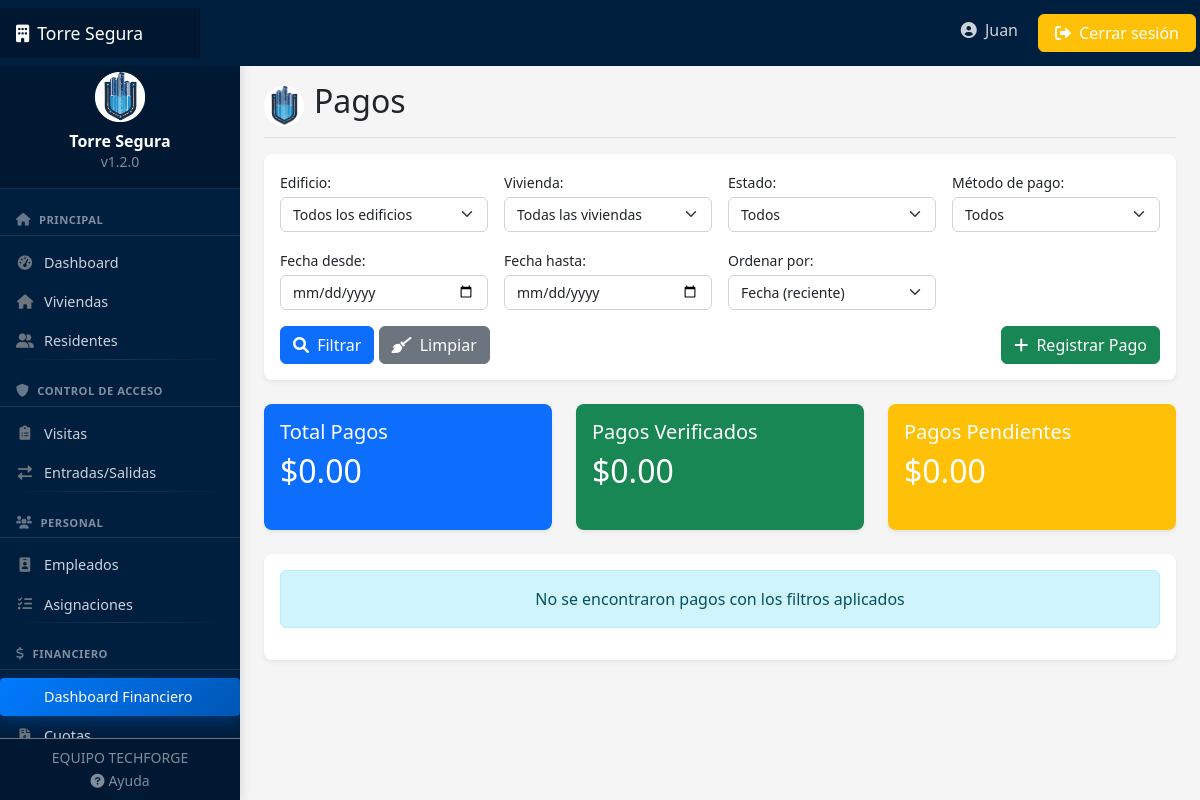
The app's page /financiero/pagos/ (signed in), older data.
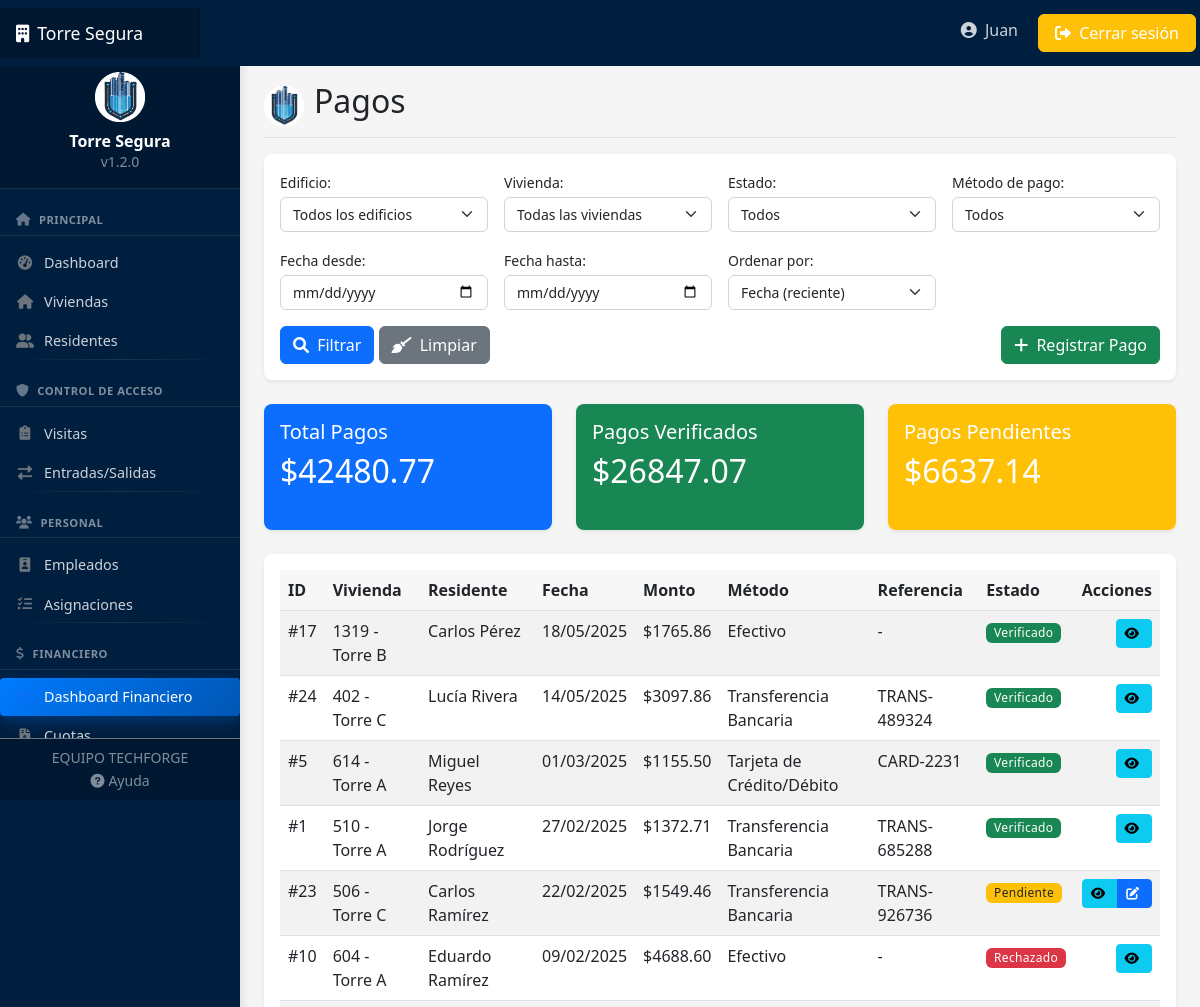
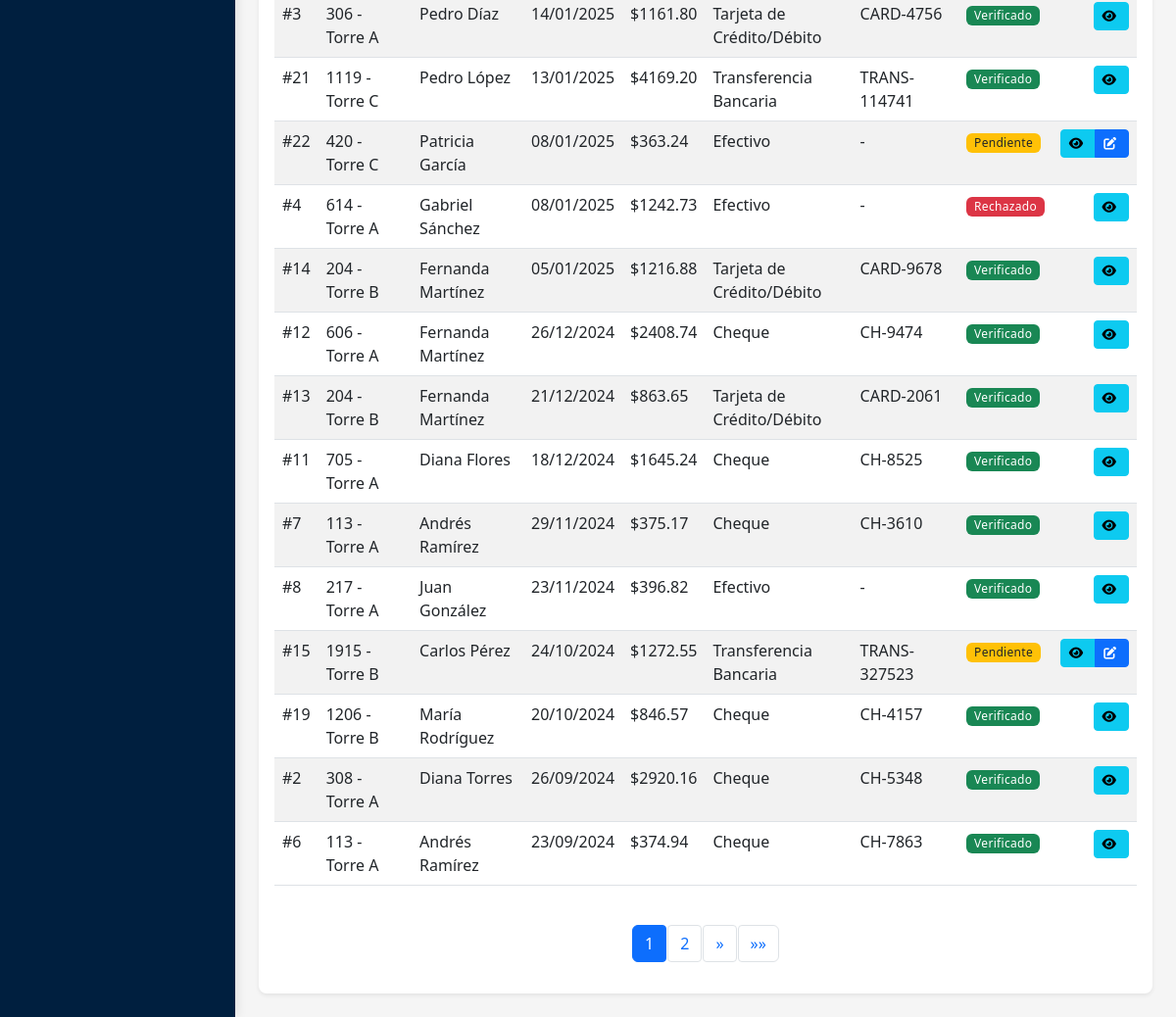
The same page, newer data (2 pictures, top to bottom).
### financiero/models.py (models this page shows, shortened)
class Pago(models.Model):
    METODO_PAGO_CHOICES = [
        ('EFECTIVO', 'Efectivo'),
        ('TRANSFERENCIA', 'Transferencia Bancaria'),
        ('CHEQUE', 'Cheque'),
        ('TARJETA', 'Tarjeta de Crédito/Débito'),
        ('OTRO', 'Otro'),
    ]
    ESTADO_CHOICES = [
        ('PENDIENTE', 'Pendiente de verificación'),
        ('VERIFICADO', 'Verificado'),
        ('RECHAZADO', 'Rechazado'),
    ]
    vivienda = models.ForeignKey(Vivienda, on_delete=models.CASCADE, related_name='pagos')
    residente = models.ForeignKey(Residente, on_delete=models.SET_NULL, null=True, blank=True, related_name='pagos')
    monto = models.DecimalField(max_digits=10, decimal_places=2, validators=[MinValueValidator(0.01)])
    fecha_pago = models.DateField(default=timezone.now)
    metodo_pago = models.CharField(max_length=15, choices=METODO_PAGO_CHOICES)
    referencia = models.CharField(max_length=100, blank=True, help_text="Número de referencia, cheque o transacción")
    estado = models.CharField(max_length=15, choices=ESTADO_CHOICES, default='PENDIENTE')
    comprobante = models.FileField(upload_to='pagos/comprobantes/', null=True, blank=True)
    notas = models.TextField(blank=True)
    registrado_por = models.ForeignKey(Usuario, on_delete=models.SET_NULL, null=True, related_name='pagos_registrados')
    verificado_por = models.ForeignKey(Usuario, on_delete=models.SET_NULL, null=True, blank=True, related_name='pagos_verificados')
    fecha_verificacion = models.DateTimeField(null=True, blank=True)
    cuotas = models.ManyToManyField(Cuota, through='PagoCuota', related_name='pagos')
    class Meta:
        verbose_name = "Pago"
        verbose_name_plural = "Pagos"
        ordering = ['-fecha_pago', '-id']
        indexes = [
            models.Index(fields=['vivienda', 'estado']),
            models.Index(fields=['fecha_pago']),
        ]

### viviendas/models.py (models this page shows, shortened)
class Vivienda(models.Model):
    ESTADOS = [
        ('OCUPADO', 'Ocupado'),
        ('DESOCUPADO', 'Desocupado'),
        ('MANTENIMIENTO', 'En mantenimiento'),
        ('BAJA', 'Dado de baja'),
    ]
    edificio = models.ForeignKey(Edificio, on_delete=models.CASCADE, related_name='viviendas')
    numero = models.CharField(max_length=10)
    piso = models.PositiveIntegerField()
    metros_cuadrados = models.DecimalField(max_digits=6, decimal_places=2)
    habitaciones = models.PositiveIntegerField(default=1)
    baños = models.PositiveIntegerField(default=1)
    estado = models.CharField(max_length=15, choices=ESTADOS, default='DESOCUPADO')
    activo = models.BooleanField(default=True, help_text="Indica si la vivienda está activa o ha sido dada de baja")
    fecha_baja = models.DateField(null=True, blank=True, help_text="Fecha en la que se dio de baja la vivienda")
    motivo_baja = models.TextField(blank=True, null=True, help_text="Motivo por el cual se dio de baja la vivienda")

class Edificio(models.Model):
    nombre = models.CharField(max_length=100)
    direccion = models.TextField()
    pisos = models.PositiveIntegerField()
    fecha_construccion = models.DateField(blank=True, null=True)

class Residente(models.Model):
    usuario = models.OneToOneField(Usuario, on_delete=models.CASCADE, related_name='residente')
    vivienda = models.ForeignKey(Vivienda, on_delete=models.SET_NULL, null=True, related_name='residentes')
    fecha_ingreso = models.DateField(auto_now_add=True)
    vehiculos = models.PositiveIntegerField(default=0)
    activo = models.BooleanField(default=True,
        help_text="Indica si el residente actualmente vive o está relacionado con la vivienda")
    es_propietario = models.BooleanField(default=False)

### usuarios/models.py (models this page shows, shortened)
class Usuario(AbstractUser):
    TIPOS_DOCUMENTO = [
        ('DNI', 'DNI'),
        ('PASAPORTE', 'Pasaporte'),
        ('CEDULA', 'Cédula'),
    ]
    rol = models.ForeignKey(Rol, on_delete=models.SET_NULL, null=True, related_name='usuarios')
    telefono = models.CharField(max_length=15, blank=True)
    tipo_documento = models.CharField(max_length=10, choices=TIPOS_DOCUMENTO, default='DNI')
    numero_documento = models.CharField(max_length=20, blank=True)
    foto = models.ImageField(upload_to='usuarios/', blank=True, null=True)

### financiero/views.py (the view)
# urls.py: path('pagos/', views.PagoListView.as_view(), name='pago-list'),
class PagoListView(LoginRequiredMixin, ListView):
    model = Pago
    template_name = 'financiero/pago_list.html'
    context_object_name = 'pagos'
    paginate_by = 20
    def get_queryset(self):
        queryset = super().get_queryset()
        vivienda_id = self.request.GET.get('vivienda')
        edificio_id = self.request.GET.get('edificio')
        if vivienda_id:
            queryset = queryset.filter(vivienda_id=vivienda_id)
        elif edificio_id:
            queryset = queryset.filter(vivienda__edificio_id=edificio_id)
        estado = self.request.GET.get('estado')
        if estado:
            queryset = queryset.filter(estado=estado)
        metodo = self.request.GET.get('metodo')
        if metodo:
            queryset = queryset.filter(metodo_pago=metodo)
        fecha_desde = self.request.GET.get('fecha_desde')
        fecha_hasta = self.request.GET.get('fecha_hasta')
        if fecha_desde:
            queryset = queryset.filter(fecha_pago__gte=fecha_desde)
        if fecha_hasta:
            queryset = queryset.filter(fecha_pago__lte=fecha_hasta)
        orden = self.request.GET.get('orden', '-fecha_pago')
        queryset = queryset.order_by(orden)
        return queryset
    def get_context_data(self, **kwargs):
        context = super().get_context_data(**kwargs)
        context['edificios'] = Edificio.objects.all()
        context['viviendas'] = Vivienda.objects.filter(activo=True)
        context['estados_pago'] = Pago.ESTADO_CHOICES
        context['metodos_pago'] = Pago.METODO_PAGO_CHOICES
        context['edificio_id'] = self.request.GET.get('edificio', '')
        context['vivienda_id'] = self.request.GET.get('vivienda', '')
        context['estado'] = self.request.GET.get('estado', '')
        context['metodo'] = self.request.GET.get('metodo', '')
        context['fecha_desde'] = self.request.GET.get('fecha_desde', '')
        context['fecha_hasta'] = self.request.GET.get('fecha_hasta', '')
        context['orden'] = self.request.GET.get('orden', '-fecha_pago')
        pagos = self.object_list
        context['total_pagos'] = pagos.aggregate(
            total=Coalesce(Sum('monto', output_field=DecimalField()), Decimal('0'))
        )['total']
        context['total_verificados'] = pagos.filter(estado='VERIFICADO').aggregate(
            total=Coalesce(Sum('monto', output_field=DecimalField()), Decimal('0'))
        )['total']
        context['total_pendientes'] = pagos.filter(estado='PENDIENTE').aggregate(
            total=Coalesce(Sum('monto', output_field=DecimalField()), Decimal('0'))
        )['total']
        return context

### templates/financiero/pago_list.html (shortened to what the changed rows need)
{% extends 'base.html' %}
{% load static %}
{% block header %}Pagos{% endblock %}
{% block content %}
<div class="row mb-4">
    <div class="col-md-4">
        <div class="card text-white bg-primary h-100">
            <div class="card-body">
                <h5 class="card-title">Total Pagos</h5>
                <h2 class="card-text">${{ total_pagos|floatformat:2 }}</h2>
            </div>
        </div>
    </div>
    <div class="col-md-4">
        <div class="card text-white bg-success h-100">
            <div class="card-body">
                <h5 class="card-title">Pagos Verificados</h5>
                <h2 class="card-text">${{ total_verificados|floatformat:2 }}</h2>
            </div>
        </div>
    </div>
    <div class="col-md-4">
        <div class="card text-white bg-warning h-100">
            <div class="card-body">
                <h5 class="card-title">Pagos Pendientes</h5>
                <h2 class="card-text">${{ total_pendientes|floatformat:2 }}</h2>
            </div>
        </div>
    </div>
</div>
<div class="card">
    <div class="card-body">
        {% if pagos %}
        <div class="table-responsive">
            <table class="table table-striped table-hover">
                <thead>
                    <tr>
                        <th>ID</th>
                        <th>Vivienda</th>
                        <th>Residente</th>
                        <th>Fecha</th>
                        <th>Monto</th>
                        <th>Método</th>
                        <th>Referencia</th>
                        <th>Estado</th>
                        <th class="text-end">Acciones</th>
                    </tr>
                </thead>
                <tbody>
                    {% for pago in pagos %}
                    <tr>
                        <td>#{{ pago.id }}</td>
                        <td>{{ pago.vivienda.numero }} - {{ pago.vivienda.edificio.nombre }}</td>
                        <td>
                            {% if pago.residente %}
                            {{ pago.residente.usuario.first_name }} {{ pago.residente.usuario.last_name }}
                            {% else %}
                            Sin residente
                            {% endif %}
                        </td>
                        <td>{{ pago.fecha_pago|date:"d/m/Y" }}</td>
                        <td>${{ pago.monto|floatformat:2 }}</td>
                        <td>{{ pago.get_metodo_pago_display }}</td>
                        <td>{{ pago.referencia|default:"-" }}</td>
                        <td>
                            {% if pago.estado == 'VERIFICADO' %}
                            <span class="badge bg-success">Verificado</span>
                            {% elif pago.estado == 'PENDIENTE' %}
                            <span class="badge bg-warning text-dark">Pendiente</span>
                            {% else %}
                            <span class="badge bg-danger">Rechazado</span>
                            {% endif %}
                        </td>
                        <td class="text-end">
                            <div class="btn-group">
                                <a href="{% url 'pago-detail' pago.id %}" class="btn btn-sm btn-info" title="Ver detalle">
                                    <i class="fas fa-eye"></i>
                                </a>
                                {% if pago.estado == 'PENDIENTE' %}
                                <a href="{% url 'pago-update' pago.id %}" class="btn btn-sm btn-primary" title="Editar">
                                    <i class="fas fa-edit"></i>
                                </a>
                                {% endif %}
                            </div>
                        </td>
                    </tr>
                    {% endfor %}
                </tbody>
            </table>
        </div>
        {% if is_paginated %}
        <nav aria-label="Page navigation" class="mt-4">
            <ul class="pagination justify-content-center">
                {% for num in paginator.page_range %}
                    {% if page_obj.number == num %}
                    <li class="page-item active"><a class="page-link" href="#">{{ num }}</a></li>
                    {% elif num > page_obj.number|add:'-3' and num < page_obj.number|add:'3' %}
                    <li class="page-item"><a class="page-link" href="?page={{ num }}{% for key, value in request.GET.items %}{% if key != 'page' %}&{{ key }}={{ value }}{% endif %}{% endfor %}">{{ num }}</a></li>
                    {% endif %}
                {% endfor %}
                {% if page_obj.has_next %}
                <li class="page-item">
                    <a class="page-link" href="?page={{ page_obj.next_page_number }}{% for key, value in request.GET.items %}{% if key != 'page' %}&{{ key }}={{ value }}{% endif %}{% endfor %}" aria-label="Siguiente">
                        <span aria-hidden="true">&raquo;</span>
                    </a>
                </li>
                <li class="page-item">
                    <a class="page-link" href="?page={{ page_obj.paginator.num_pages }}{% for key, value in request.GET.items %}{% if key != 'page' %}&{{ key }}={{ value }}{% endif %}{% endfor %}" aria-label="Última">
                        <span aria-hidden="true">&raquo;&raquo;</span>
                    </a>
                </li>
                {% endif %}
            </ul>
        </nav>
        {% endif %}
        {% else %}
        <div class="alert alert-info">
            <p class="mb-0 text-center">No se encontraron pagos con los filtros aplicados</p>
        </div>
        {% endif %}
    </div>
</div>
{% endblock %}

Row changes from the older to the newer data that the page shows:
added Pago: id "17", vivienda.numero "1319", vivienda.edificio.nombre "Torre B", residente.usuario.first_name "Carlos", residente.usuario.last_name "Pérez", fecha_pago "18/05/2025", monto "1765.86", metodo_pago "Efectivo", referencia "-", estado "Verificado"
added Pago: id "24", vivienda.numero "402", vivienda.edificio.nombre "Torre C", residente.usuario.first_name "Lucía", residente.usuario.last_name "Rivera", fecha_pago "14/05/2025", monto "3097.86", metodo_pago "Transferencia Bancaria", referencia "TRANS-489324", estado "Verificado"
added Pago: id "5", vivienda.numero "614", vivienda.edificio.nombre "Torre A", residente.usuario.first_name "Miguel", residente.usuario.last_name "Reyes", fecha_pago "01/03/2025", monto "1155.50", metodo_pago "Tarjeta de Crédito/Débito", referencia "CARD-2231", estado "Verificado"
added Pago: id "1", vivienda.numero "510", vivienda.edificio.nombre "Torre A", residente.usuario.first_name "Jorge", residente.usuario.last_name "Rodríguez", fecha_pago "27/02/2025", monto "1372.71", metodo_pago "Transferencia Bancaria", referencia "TRANS-685288", estado "Verificado"
added Pago: id "23", vivienda.numero "506", vivienda.edificio.nombre "Torre C", residente.usuario.first_name "Carlos", residente.usuario.last_name "Ramírez", fecha_pago "22/02/2025", monto "1549.46", metodo_pago "Transferencia Bancaria", referencia "TRANS-926736", estado "Pendiente"
added Pago: id "10", vivienda.numero "604", vivienda.edificio.nombre "Torre A", residente.usuario.first_name "Eduardo", residente.usuario.last_name "Ramírez", fecha_pago "09/02/2025", monto "4688.60", metodo_pago "Efectivo", referencia "-", estado "Rechazado"
added Pago: id "3", vivienda.numero "306", vivienda.edificio.nombre "Torre A", residente.usuario.first_name "Pedro", residente.usuario.last_name "Díaz", fecha_pago "14/01/2025", monto "1161.80", metodo_pago "Tarjeta de Crédito/Débito", referencia "CARD-4756", estado "Verificado"
added Pago: id "21", vivienda.numero "1119", vivienda.edificio.nombre "Torre C", residente.usuario.first_name "Pedro", residente.usuario.last_name "López", fecha_pago "13/01/2025", monto "4169.20", metodo_pago "Transferencia Bancaria", referencia "TRANS-114741", estado "Verificado"
added Pago: id "22", vivienda.numero "420", vivienda.edificio.nombre "Torre C", residente.usuario.first_name "Patricia", residente.usuario.last_name "García", fecha_pago "08/01/2025", monto "363.24", metodo_pago "Efectivo", referencia "-", estado "Pendiente"
added Pago: id "4", vivienda.numero "614", vivienda.edificio.nombre "Torre A", residente.usuario.first_name "Gabriel", residente.usuario.last_name "Sánchez", fecha_pago "08/01/2025", monto "1242.73", metodo_pago "Efectivo", referencia "-", estado "Rechazado"
added Pago: id "14", vivienda.numero "204", vivienda.edificio.nombre "Torre B", residente.usuario.first_name "Fernanda", residente.usuario.last_name "Martínez", fecha_pago "05/01/2025", monto "1216.88", metodo_pago "Tarjeta de Crédito/Débito", referencia "CARD-9678", estado "Verificado"
added Pago: id "12", vivienda.numero "606", vivienda.edificio.nombre "Torre A", residente.usuario.first_name "Fernanda", residente.usuario.last_name "Martínez", fecha_pago "26/12/2024", monto "2408.74", metodo_pago "Cheque", referencia "CH-9474", estado "Verificado"
added Pago: id "13", vivienda.numero "204", vivienda.edificio.nombre "Torre B", residente.usuario.first_name "Fernanda", residente.usuario.last_name "Martínez", fecha_pago "21/12/2024", monto "863.65", metodo_pago "Tarjeta de Crédito/Débito", referencia "CARD-2061", estado "Verificado"
added Pago: id "11", vivienda.numero "705", vivienda.edificio.nombre "Torre A", residente.usuario.first_name "Diana", residente.usuario.last_name "Flores", fecha_pago "18/12/2024", monto "1645.24", metodo_pago "Cheque", referencia "CH-8525", estado "Verificado"
added Pago: id "7", vivienda.numero "113", vivienda.edificio.nombre "Torre A", residente.usuario.first_name "Andrés", residente.usuario.last_name "Ramírez", fecha_pago "29/11/2024", monto "375.17", metodo_pago "Cheque", referencia "CH-3610", estado "Verificado"
added Pago: id "8", vivienda.numero "217", vivienda.edificio.nombre "Torre A", residente.usuario.first_name "Juan", residente.usuario.last_name "González", fecha_pago "23/11/2024", monto "396.82", metodo_pago "Efectivo", referencia "-", estado "Verificado"
added Pago: id "15", vivienda.numero "1915", vivienda.edificio.nombre "Torre B", residente.usuario.first_name "Carlos", residente.usuario.last_name "Pérez", fecha_pago "24/10/2024", monto "1272.55", metodo_pago "Transferencia Bancaria", referencia "TRANS-327523", estado "Pendiente"
added Pago: id "19", vivienda.numero "1206", vivienda.edificio.nombre "Torre B", residente.usuario.first_name "María", residente.usuario.last_name "Rodríguez", fecha_pago "20/10/2024", monto "846.57", metodo_pago "Cheque", referencia "CH-4157", estado "Verificado"
added Pago: id "2", vivienda.numero "308", vivienda.edificio.nombre "Torre A", residente.usuario.first_name "Diana", residente.usuario.last_name "Torres", fecha_pago "26/09/2024", monto "2920.16", metodo_pago "Cheque", referencia "CH-5348", estado "Verificado"
added Pago: id "6", vivienda.numero "113", vivienda.edificio.nombre "Torre A", residente.usuario.first_name "Andrés", residente.usuario.last_name "Ramírez", fecha_pago "23/09/2024", monto "374.94", metodo_pago "Cheque", referencia "CH-7863", estado "Verificado"
Text that changed along with them:
{{ total_pagos|floatformat:2 }}: "0.00" → "42480.77"
{{ total_verificados|floatformat:2 }}: "0.00" → "26847.07"
{{ total_pendientes|floatformat:2 }}: "0.00" → "6637.14"
text no longer shown: "No se encontraron pagos con los filtros aplicados"
text now shown: "ID Vivienda Residente Fecha Monto Método Referencia Estado Acciones » »»"
new list line: "1"
new list line: "2"
